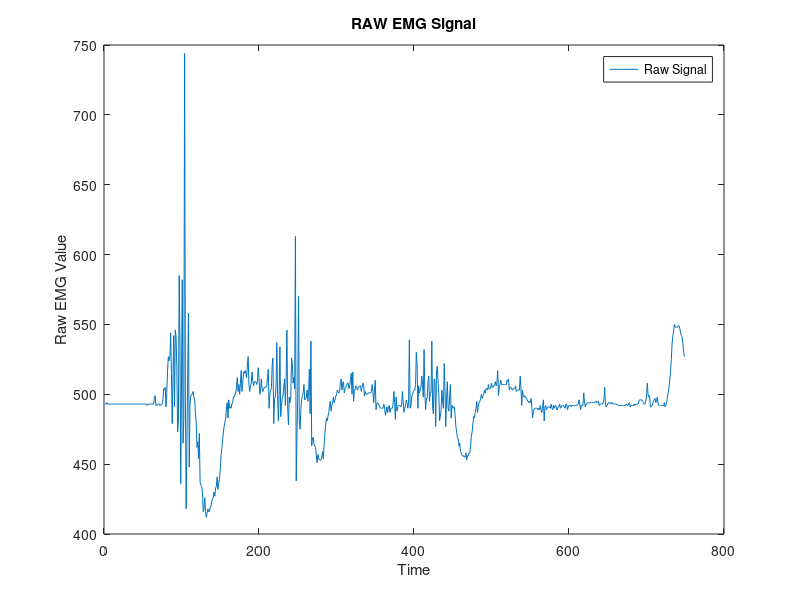

This figure's MATLAB source:
clear
clc
load raw.dat
plotdat=raw;
[n,p] = size(plotdat);

t = 1:n;

plot(t,plotdat), 
legend('Raw Signal')
xlabel('Time'), ylabel('Raw EMG Value')
title('RAW EMG Signal')